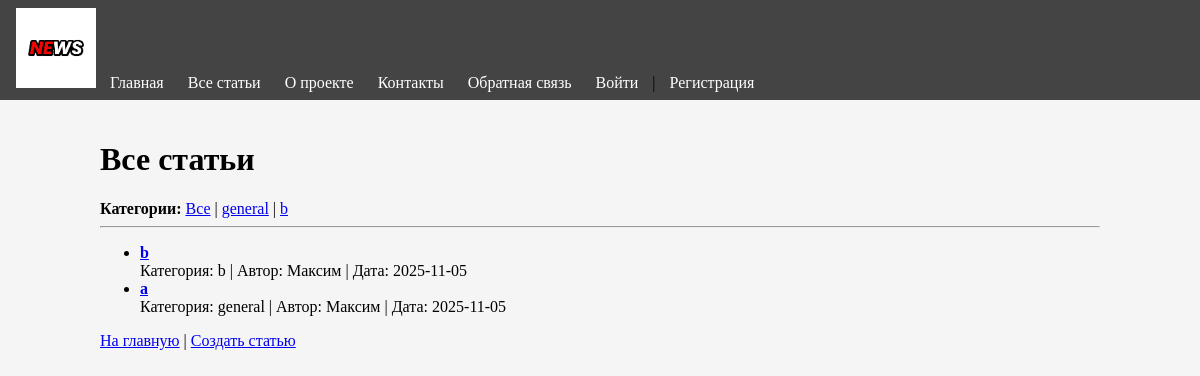
/articles, run on an earlier commit of the app's database.
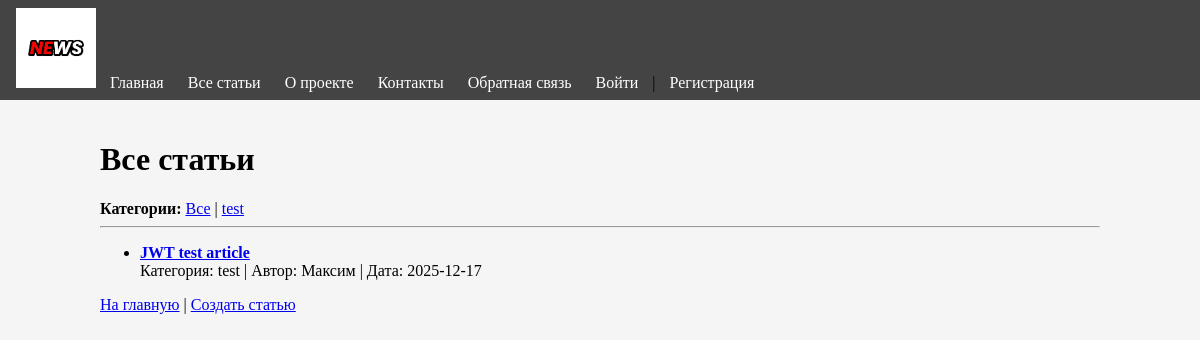
And on a later commit of the database.
### app.py (models this page shows, shortened)
class Article(db.Model):
	id = db.Column(db.Integer, primary_key=True)
	title = db.Column(db.String(150), nullable=False)
	text = db.Column(db.Text, nullable=False)
	category = db.Column(db.String(50), nullable=False, default='general')
	created_date = db.Column(db.DateTime, default=datetime.utcnow)
	user_id = db.Column(db.Integer, db.ForeignKey('user.id'), nullable=False)

class User(db.Model):
	id = db.Column(db.Integer, primary_key=True)
	name = db.Column(db.String(100), nullable=False)
	email = db.Column(db.String(100), unique=True, nullable=False)
	hashed_password = db.Column(db.String(200), nullable=False)
	created_date = db.Column(db.DateTime, default=datetime.utcnow)
	articles = db.relationship('Article', backref='author')

### app.py (the view)
@app.route('/articles')
def articles():
	all_articles = Article.query.order_by(Article.created_date.desc()).all()
	categories = db.session.query(Article.category).distinct().all()
	categories = [x[0] for x in categories]
	return render_template('articles.html', articles=all_articles, categories=categories, current_category=None)

### templates/articles.html (shortened to what this page needs)
{% extends "base.html" %}  {% block
content %}
<h1>
	{% if current_category %} Статьи в категории: "{{ current_category }}" {% else
	%} Все статьи {% endif %}
</h1>
<div>
	<strong>Категории:</strong>
	<a href="{{ url_for('articles') }}">Все</a>
	{% for category in categories %} |
	<a href="{{ url_for('articles_by_category', category=category) }}"
		>{{ category }}</a
	>
	{% endfor %}
</div>
<hr />
{% if articles %}
<ul>
	{% for article in articles %}
	<li>
		<strong
			><a href="{{ url_for('news', id=article.id) }}"
				>{{ article.title }}</a
			></strong
		>
		<br />
		Категория: {{ article.category }} | Автор: {{ article.author.name }} | Дата:
		{{ article.created_date.strftime('%Y-%m-%d') }}
	</li>
	{% endfor %}
</ul>
{% else %}
<p>Статей не найдено.</p>
{% endif %}
<div>
	<a href="{{ url_for('default') }}">На главную</a> |
	<a href="{{ url_for('create_article') }}">Создать статью</a>
</div>
{% endblock %}

### templates/base.html (shortened to what this page needs)
<!DOCTYPE html5>
<html lang="ru">
	<head>
		<link
			rel="stylesheet"
			href="{{ url_for('static', filename='style.css')}}"
		/>
	</head>
	<body>
		<nav>
			<img src="{{ url_for('static', filename='logo.png')}}" width="80" />
			<a href="/">Главная</a>
			<a href="/articles">Все статьи</a>
			<a href="/about">О проекте</a>
			<a href="/contact">Контакты</a>
			<a href="/feedback">Обратная связь</a>
			{% if session.user_id %}
			<a href="/create-article">Создать статью</a> |
			<span>Привет, {{ session.user_name }}!</span> |
			<a href="/logout">Выйти</a>
			{% else %}
			<a href="/login">Войти</a> |
			<a href="/register">Регистрация</a>
			{% endif %}
		</nav>
		<div class="container">{% block content %}{% endblock %}</div>
	</body>
</html>

### static/style.css (style rules this page uses)
body { background-color: #f5f5f5; margin: 0; padding: 0; }
nav { background-color: #444; padding: 8px 16px; }
nav a { color: white; text-decoration: none; margin: 0 10px; }
.container { padding: 20px; max-width: 1000px; margin: 0 auto; }

What changed in the data, as far as the page shows it:
removed Article: title "b", category "b", author.name "Максим", created_date "2025-11-05"
removed Article: title "a", category "general", author.name "Максим", created_date "2025-11-05"
added Article: title "JWT test article", category "test", author.name "Максим", created_date "2025-12-17"
Also different on the page:
new list line: "| test"
list line gone: "| general"
list line gone: "| b"
